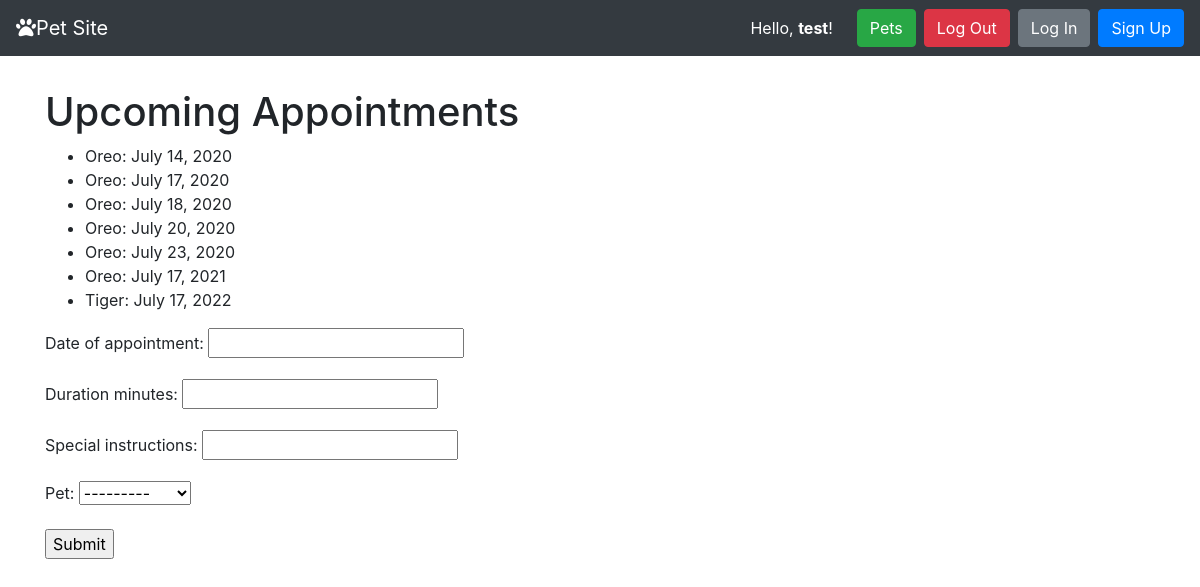
The page /calendar/ (signed in) on the database its author committed.
### pet/models.py (models this page shows)
class Appointment(models.Model):
    date_of_appointment = models.DateField()
    duration_minutes = models.IntegerField()
    special_instructions = models.CharField(max_length=100)
    pet = models.ForeignKey(Pet, on_delete=models.CASCADE)

class Pet(models.Model):
    pet_name = models.CharField(max_length=100)
    species = models.CharField(max_length=100)
    breed = models.CharField(max_length=100)
    weight_in_pounds = models.IntegerField()
    owner = models.ForeignKey(User, on_delete=models.CASCADE)
    def __str__(self):
        return self.pet_name

### pet/views.py (the view, shortened to what this page needs)
# urls.py: path('calendar/', AppointmentList.as_view(), name='calendar')
class AppointmentList(ListView):
  def get(self, request, *args, **kwargs):
      context = {
            'appointments': Appointment.objects.order_by('date_of_appointment'),
            'form': AppointmentForm()
      }
      return render(request, 'calendar.html', context)

### pet/forms.py
class AppointmentForm(forms.ModelForm):
    class Meta:
        model = Appointment
        fields = ['date_of_appointment', 'duration_minutes','special_instructions', "pet"]

### pet/templates/calendar.html (shortened to what this page needs)
{% extends 'base.html' %}
{% block content %}
{% if user.is_authenticated %}
  <h1>Upcoming Appointments</h1>
  <ul>
    {% for appointment in appointments %}
      <li>
        <a>{{appointment.pet.pet_name}}: {{ appointment.date_of_appointment }} </a>
      </li>
    {% endfor %}
  </ul>
  <form method="POST">
  {{ form.as_p }}
  <input type="submit" value="Submit">
  </form>
{% endif %}
{% endblock %}

### pet/templates/base.html (shortened to what this page needs)
<!doctype html>
<html lang="en">
  <head>
    <link rel="stylesheet" href="https://stackpath.bootstrapcdn.com/bootstrap/4.3.1/css/bootstrap.min.css"
>
  </head>
  <body>
    <nav class="navbar navbar-expand-md navbar-dark bg-dark">
      <a class="navbar-brand" href="{% url 'home' %}"><i class="fa fa-paw"></i>Pet Site</a>
      <form class="form-inline ml-auto">
        <div class="text-white">Hello, <strong>{{user}}</strong>!</div>
        {% if user.is_authenticated %}
          <a href="{% url 'pets-list' %}" class="btn btn-success ml-4">Pets</a>
          <a href="{% url 'logout' %}" class="btn btn-danger ml-2">Log Out</a>
        {% endif %}
        <a href="{% url 'login' %}" class="btn btn-secondary ml-2">Log In</a>
        <a href="{% url 'signup' %}" class="btn btn-primary ml-2">Sign Up</a>
      </form>
    </nav>
    <main role="main" class="container" style="margin-top: 4vh;">
      {% block content %}{% endblock %}
    </main>
  </body>

### rows shown on the page
Appointment: pet.pet_name "Oreo", date_of_appointment "July 14, 2020"
Appointment: pet.pet_name "Oreo", date_of_appointment "July 17, 2020"
Appointment: pet.pet_name "Oreo", date_of_appointment "July 18, 2020"
Appointment: pet.pet_name "Oreo", date_of_appointment "July 20, 2020"
Appointment: pet.pet_name "Oreo", date_of_appointment "July 23, 2020"
Appointment: pet.pet_name "Oreo", date_of_appointment "July 17, 2021"
Appointment: pet.pet_name "Tiger", date_of_appointment "July 17, 2022"

### other values the page prints
{{ user }} "test"
